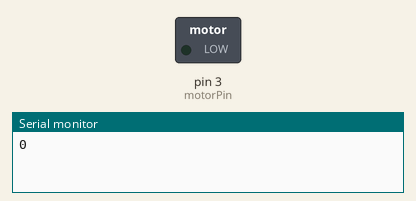
This sketch was run on a simulated Arduino Uno, built with avr-gcc and run on an emulated ATmega328P. Shown: switched loads named in the sketch (green lamp = pin HIGH), the last lines printed to the serial monitor.

Above: at 0.05 s.
At 5.95 s:
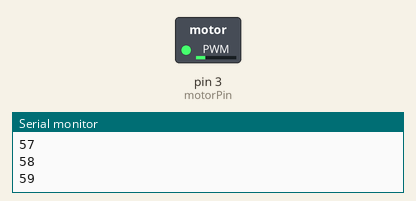
At 19.98 s:
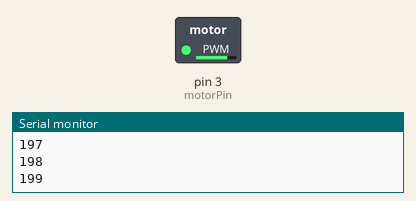
At 39.93 s:
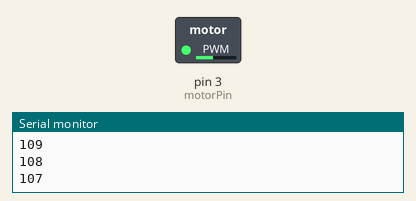
Timing chart, 0 to 40.0 s (numbered marks = the images above):
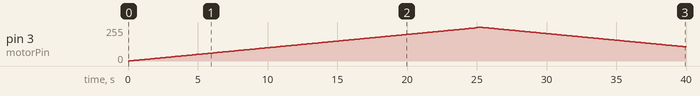

Measured:
- by itself, pin 3 (motorPin): rises from 0/255 to 255/255 in 24.9 s, then falls to 106/255 in 14.9 s

The sketch:

dc_motor.ino
```cpp
int motorPin = 3;

// Setup
void setup()
{
    pinMode(motorPin, OUTPUT);
    Serial.begin(9600);
}

// Loop
void loop()
{
    // Accelerate
    for (int i = 0; i < 250; i++){
        Serial.println(i);
        analogWrite(motorPin, i);
        delay(100);
    }

    // Decelerate
    for (int i = 255; i > 0; i--){
        Serial.println(i);
        analogWrite(motorPin, i);
        delay(100);
    }
}
```
